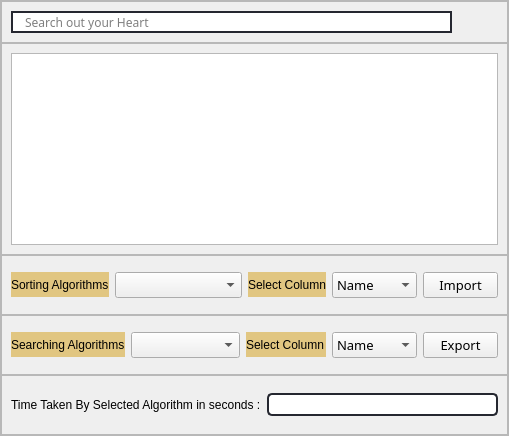
               <widget class="QFrame" name="frame_12">
                <property name="frameShape">
                 <enum>QFrame::StyledPanel</enum>
                </property>
                <property name="frameShadow">
                 <enum>QFrame::Raised</enum>
                </property>
                <layout class="QVBoxLayout" name="verticalLayout_11">
                 <property name="spacing">
                  <number>0</number>
                 </property>
                 <property name="leftMargin">
                  <number>0</number>
                 </property>
                 <property name="topMargin">
                  <number>0</number>
                 </property>
                 <property name="rightMargin">
                  <number>0</number>
                 </property>
                 <property name="bottomMargin">
                  <number>0</number>
                 </property>
                 <item>
                  <widget class="QFrame" name="frame_19">
                   <property name="maximumSize">
                    <size>
                     <width>16777215</width>
                     <height>50</height>
                    </size>
                   </property>
                   <property name="styleSheet">
                    <string notr="true">Qframe_19{
border-radius: 20px;

}</string>
                   </property>
                   <property name="frameShape">
                    <enum>QFrame::StyledPanel</enum>
                   </property>
                   <property name="frameShadow">
                    <enum>QFrame::Raised</enum>
                   </property>
                   <layout class="QHBoxLayout" name="horizontalLayout_8">
                    <item>
                     <widget class="QLineEdit" name="txtSearch">
                      <property name="minimumSize">
                       <size>
                        <width>160</width>
                        <height>20</height>
                       </size>
                      </property>
                      <property name="font">
                       <font>
                        <family>MS Reference Sans Serif</family>
                        <pointsize>9</pointsize>
                       </font>
                      </property>
                      <property name="styleSheet">
                       <string notr="true">QLineEdit{
border: 2px solid rgb(37, 39, 48);
border-radius: 15px;
padding-left: 10px;
padding-right: 10px;
}
QLineEdit:hover{
border: 2px solid rgb(48, 50, 62);
}
QLineEdit:focus{
border: 2px solid rgb(217, 145, 0);
}</string>
                      </property>
                      <property name="text">
                       <string/>
                      </property>
                      <property name="placeholderText">
                       <string>Search out your Heart </string>
                      </property>
                     </widget>
                    </item>
                    <item>
                     <widget class="QPushButton" name="btnSearch">
                      <property name="autoFillBackground">
                       <bool>false</bool>
                      </property>
                      <property name="styleSheet">
                       <string notr="true">QPushButton{
background-image:url(:/resource/graphics/P19.png)
}
QPushButton:hover{
border: 2px solid rgb(225, 198, 129);
}</string>
                      </property>
                      <property name="text">
                       <string/>
                      </property>
                      <property name="icon">
                       <iconset resource="project.qrc">
                        <normaloff>:/resource/graphics/P19.png</normaloff>:/resource/graphics/P19.png</iconset>
                      </property>
                      <property name="flat">
                       <bool>true</bool>
                      </property>
                     </widget>
                    </item>
                   </layout>
                  </widget>
                 </item>
                 <item>
                  <widget class="QFrame" name="frame_20">
                   <property name="maximumSize">
                    <size>
                     <width>16777215</width>
                     <height>1000</height>
                    </size>
                   </property>
                   <property name="frameShape">
                    <enum>QFrame::StyledPanel</enum>
                   </property>
                   <property name="frameShadow">
                    <enum>QFrame::Raised</enum>
                   </property>
                   <layout class="QVBoxLayout" name="verticalLayout_12">
                    <item>
                     <widget class="QTableWidget" name="table">
                      <property name="frameShape">
                       <enum>QFrame::StyledPanel</enum>
                      </property>
                      <property name="frameShadow">
                       <enum>QFrame::Sunken</enum>
                      </property>
                      <property name="midLineWidth">
                       <number>0</number>
                      </property>
                      <property name="rowCount">
                       <number>0</number>
                      </property>
                     </widget>
                    </item>
                   </layout>
                  </widget>
                 </item>
                 <item>
                  <widget class="QFrame" name="frame_23">
                   <property name="minimumSize">
                    <size>
                     <width>0</width>
                     <height>60</height>
                    </size>
                   </property>
                   <property name="frameShape">
                    <enum>QFrame::StyledPanel</enum>
                   </property>
                   <property name="frameShadow">
                    <enum>QFrame::Raised</enum>
                   </property>
                   <layout class="QHBoxLayout" name="horizontalLayout_5">
                    <item>
                     <widget class="QLabel" name="label_33">
                      <property name="maximumSize">
                       <size>
                        <width>110</width>
                        <height>25</height>
                       </size>
                      </property>
                      <property name="font">
                       <font>
                        <family>MS Shell Dlg 2</family>
                        <pointsize>9</pointsize>
                        <weight>50</weight>
                        <italic>false</italic>
                        <bold>false</bold>
                       </font>
                      </property>
                      <property name="styleSheet">
                       <string notr="true">font: 9pt &quot;MS Shell Dlg 2&quot;;
background-color: rgb(225, 198, 129);</string>
                      </property>
                      <property name="text">
                       <string>Sorting Algorithms</string>
                      </property>
                     </widget>
                    </item>
                    <item>
                     <widget class="QComboBox" name="comboBoxSorting">
                      <property name="font">
                       <font>
                        <family>MS Reference Sans Serif</family>
                        <pointsize>10</pointsize>
                       </font>
                      </property>
                      <property name="autoFillBackground">
                       <bool>false</bool>
                      </property>
                      <property name="styleSheet">
                       <string notr="true">QComboBox:focus{
border: 2px solid rgb(217, 145, 48);
font: 10pt &quot;MS Reference Sans Serif&quot;;
}
QComboBox:hover{
border: 2px solid rgb(217, 145, 48);
}
</string>
                      </property>
                      <property name="currentText">
                       <string/>
                      </property>
                      <property name="currentIndex">
                       <number>-1</number>
                      </property>
                      <property name="frame">
                       <bool>true</bool>
                      </property>
                      <item>
                       <property name="text">
                        <string>Insertion Sort</string>
                       </property>
                      </item>
                      <item>
                       <property name="text">
                        <string>Merge Sort</string>
                       </property>
                      </item>
                      <item>
                       <property name="text">
                        <string>Bubble Sort</string>
                       </property>
                      </item>
                      <item>
                       <property name="text">
                        <string>Selection Sort</string>
                       </property>
                      </item>
                      <item>
                       <property name="text">
                        <string>Quick Sort</string>
                       </property>
                      </item>
                      <item>
                       <property name="text">
                        <string>Heap Sort</string>
                       </property>
                      </item>
                      <item>
                       <property name="text">
                        <string>Tim Sort</string>
                       </property>
                      </item>
                      <item>
                       <property name="text">
                        <string>Shell Sort</string>
                       </property>
                      </item>
                      <item>
                       <property name="text">
                        <string>Cocktail Sort</string>
                       </property>
                      </item>
                      <item>
                       <property name="text">
                        <string>Counting Sort</string>
                       </property>
                      </item>
                      <item>
                       <property name="text">
                        <string>Bucket Sort</string>
                       </property>
                      </item>
                      <item>
                       <property name="text">
                        <string>Radix Sort</string>
                       </property>
                      </item>
                      <item>
                       <property name="text">
                        <string>Postman Sort</string>
                       </property>
                      </item>
                      <item>
                       <property name="text">
                        <string>PigeonHole Sort</string>
                       </property>
                      </item>
                     </widget>
                    </item>
                    <item>
                     <widget class="QLabel" name="label_35">
                      <property name="minimumSize">
                       <size>
                        <width>0</width>
                        <height>0</height>
                       </size>
                      </property>
                      <property name="maximumSize">
                       <size>
                        <width>85</width>
                        <height>25</height>
                       </size>
                      </property>
                      <property name="font">
                       <font>
                        <family>MS Shell Dlg 2</family>
                        <pointsize>9</pointsize>
                        <weight>50</weight>
                        <italic>false</italic>
                        <bold>false</bold>
                       </font>
                      </property>
                      <property name="styleSheet">
                       <string notr="true">font: 9pt &quot;MS Shell Dlg 2&quot;;
background-color: rgb(225, 198, 129);</string>
                      </property>
                      <property name="text">
                       <string>Select Column</string>
                      </property>
                     </widget>
                    </item>
                    <item>
                     <widget class="QComboBox" name="comboBoxSortingColumn">
                      <property name="font">
                       <font>
                        <family>MS Reference Sans Serif</family>
                        <pointsize>10</pointsize>
                       </font>
                      </property>
                      <property name="autoFillBackground">
                       <bool>false</bool>
                      </property>
                      <property name="styleSheet">
                       <string notr="true">QComboBox:focus{
border: 2px solid rgb(217, 145, 48);
font: 10pt &quot;MS Reference Sans Serif&quot;;
}
QComboBox:hover{
border: 2px solid rgb(217, 145, 48);
}</string>
                      </property>
                      <property name="currentText">
                       <string>Name</string>
                      </property>
                      <property name="currentIndex">
                       <number>0</number>
                      </property>
                      <property name="frame">
                       <bool>true</bool>
                      </property>
                      <item>
                       <property name="text">
                        <string>Name</string>
                       </property>
                      </item>
                      <item>
                       <property name="text">
                        <string>Width</string>
                       </property>
                      </item>
                      <item>
                       <property name="text">
                        <string>Height</string>
                       </property>
                      </item>
                      <item>
                       <property name="text">
                        <string>Depth</string>
                       </property>
                      </item>
                      <item>
                       <property name="text">
                        <string>Price</string>
                       </property>
                      </item>
                      <item>
                       <property name="text">
                        <string>Category</string>
                       </property>
                      </item>
                      <item>
                       <property name="text">
                        <string>Artist</string>
                       </property>
                      </item>
                      <item>
                       <property name="text">
                        <string>Country</string>
                       </property>
                      </item>
                     </widget>
                    </item>
                    <item>
                     <widget class="QPushButton" name="btnSort">
                      <property name="maximumSize">
                       <size>
                        <width>75</width>
                        <height>16777215</height>
                       </size>
                      </property>
                      <property name="font">
                       <font>
                        <family>MS Reference Sans Serif</family>
                        <pointsize>10</pointsize>
                       </font>
                      </property>
                      <property name="styleSheet">
                       <string notr="true">QPushButton:hover{
border: 2px solid rgb(225, 198,129);
}</string>
                      </property>
                      <property name="text">
                       <string>Import</string>
                      </property>
                      <property name="autoDefault">
                       <bool>true</bool>
                      </property>
                      <property name="default">
                       <bool>false</bool>
                      </property>
                      <property name="flat">
                       <bool>false</bool>
                      </property>
                     </widget>
                    </item>
                   </layout>
                  </widget>
                 </item>
                 <item>
                  <widget class="QFrame" name="frame_21">
                   <property name="minimumSize">
                    <size>
                     <width>0</width>
                     <height>60</height>
                    </size>
                   </property>
                   <property name="maximumSize">
                    <size>
                     <width>16777215</width>
                     <height>100</height>
                    </size>
                   </property>
                   <property name="frameShape">
                    <enum>QFrame::StyledPanel</enum>
                   </property>
                   <property name="frameShadow">
                    <enum>QFrame::Raised</enum>
                   </property>
                   <layout class="QHBoxLayout" name="horizontalLayout_7">
                    <item>
                     <widget class="QLabel" name="label_34">
                      <property name="minimumSize">
                       <size>
                        <width>0</width>
                        <height>0</height>
                       </size>
                      </property>
                      <property name="maximumSize">
                       <size>
                        <width>120</width>
                        <height>25</height>
                       </size>
                      </property>
                      <property name="font">
                       <font>
                        <family>MS Shell Dlg 2</family>
                        <pointsize>9</pointsize>
                        <weight>50</weight>
                        <italic>false</italic>
                        <bold>false</bold>
                       </font>
                      </property>
                      <property name="styleSheet">
                       <string notr="true">font: 9pt &quot;MS Shell Dlg 2&quot;;
background-color: rgb(225, 198, 129);</string>
                      </property>
                      <property name="text">
                       <string>Searching Algorithms</string>
                      </property>
                     </widget>
                    </item>
                    <item>
                     <widget class="QComboBox" name="comboBoxSearching">
                      <property name="font">
                       <font>
                        <family>MS Reference Sans Serif</family>
                        <pointsize>10</pointsize>
                       </font>
                      </property>
                      <property name="accessibleName">
                       <string/>
                      </property>
                      <property name="accessibleDescription">
                       <string/>
                      </property>
                      <property name="autoFillBackground">
                       <bool>false</bool>
                      </property>
                      <property name="styleSheet">
                       <string notr="true">QComboBox:focus{
border: 2px solid rgb(217, 145, 48);
font: 10pt &quot;MS Reference Sans Serif&quot;;
}
QComboBox:hover{
border: 2px solid rgb(217, 145, 48);
}

</string>
                      </property>
                      <property name="currentText">
                       <string/>
                      </property>
                      <property name="currentIndex">
                       <number>-1</number>
                      </property>
                      <property name="frame">
                       <bool>true</bool>
                      </property>
                      <item>
                       <property name="text">
                        <string>Linear Search</string>
                       </property>
                      </item>
                      <item>
                       <property name="text">
                        <string>Binary Search</string>
                       </property>
                      </item>
                      <item>
                       <property name="text">
                        <string>Jump Search</string>
                       </property>
                      </item>
                     </widget>
                    </item>
                    <item>
                     <widget class="QLabel" name="label_36">
                      <property name="maximumSize">
                       <size>
                        <width>85</width>
                        <height>25</height>
                       </size>
                      </property>
                      <property name="font">
                       <font>
                        <family>MS Shell Dlg 2</family>
                        <pointsize>9</pointsize>
                        <weight>50</weight>
                        <italic>false</italic>
                        <bold>false</bold>
                       </font>
                      </property>
                      <property name="styleSheet">
                       <string notr="true">font: 9pt &quot;MS Shell Dlg 2&quot;;
background-color: rgb(225, 198, 129);</string>
                      </property>
                      <property name="text">
                       <string>Select Column</string>
                      </property>
                     </widget>
                    </item>
                    <item>
                     <widget class="QComboBox" name="comboBoxSearchingColumn">
                      <property name="font">
                       <font>
                        <family>MS Reference Sans Serif</family>
                        <pointsize>10</pointsize>
                       </font>
                      </property>
                      <property name="autoFillBackground">
                       <bool>false</bool>
                      </property>
                      <property name="styleSheet">
                       <string notr="true">QComboBox:focus{
border: 2px solid rgb(217, 145, 48);
font: 10pt &quot;MS Reference Sans Serif&quot;;
}
QComboBox:hover{
border: 2px solid rgb(217, 145, 48);
}</string>
                      </property>
                      <property name="currentText">
                       <string>Name</string>
                      </property>
                      <property name="currentIndex">
                       <number>0</number>
                      </property>
                      <property name="frame">
                       <bool>true</bool>
                      </property>
                      <item>
                       <property name="text">
                        <string>Name</string>
                       </property>
                      </item>
                      <item>
                       <property name="text">
                        <string>Width</string>
                       </property>
                      </item>
                      <item>
                       <property name="text">
                        <string>Height</string>
                       </property>
                      </item>
                      <item>
                       <property name="text">
                        <string>Depth</string>
                       </property>
                      </item>
                      <item>
                       <property name="text">
                        <string>Price</string>
                       </property>
                      </item>
                      <item>
                       <property name="text">
                        <string>Category</string>
                       </property>
                      </item>
                      <item>
                       <property name="text">
                        <string>Artist</string>
                       </property>
                      </item>
                      <item>
                       <property name="text">
                        <string>Country</string>
                       </property>
                      </item>
                     </widget>
                    </item>
                    <item>
                     <widget class="QPushButton" name="btnSearch_2">
                      <property name="maximumSize">
                       <size>
                        <width>75</width>
                        <height>16777215</height>
                       </size>
                      </property>
                      <property name="font">
                       <font>
                        <family>MS Reference Sans Serif</family>
                        <pointsize>10</pointsize>
                       </font>
                      </property>
                      <property name="styleSheet">
                       <string notr="true">QPushButton:hover{
border: 2px solid rgb(225, 198,129);
}</string>
                      </property>
                      <property name="text">
                       <string>Export</string>
                      </property>
                      <property name="autoDefault">
                       <bool>true</bool>
                      </property>
                      <property name="default">
                       <bool>false</bool>
                      </property>
                      <property name="flat">
                       <bool>false</bool>
                      </property>
                     </widget>
                    </item>
                   </layout>
                  </widget>
                 </item>
                 <item>
                  <widget class="QFrame" name="frame_22">
                   <property name="minimumSize">
                    <size>
                     <width>0</width>
                     <height>60</height>
                    </size>
                   </property>
                   <property name="maximumSize">
                    <size>
                     <width>16777215</width>
                     <height>16777215</height>
                    </size>
                   </property>
                   <property name="frameShape">
                    <enum>QFrame::StyledPanel</enum>
                   </property>
                   <property name="frameShadow">
                    <enum>QFrame::Raised</enum>
                   </property>
                   <layout class="QHBoxLayout" name="horizontalLayout_6">
                    <item>
                     <widget class="QLabel" name="label_31">
                      <property name="minimumSize">
                       <size>
                        <width>0</width>
                        <height>0</height>
                       </size>
                      </property>
                      <property name="font">
                       <font>
                        <family>MS Shell Dlg 2</family>
                        <pointsize>9</pointsize>
                        <weight>50</weight>
                        <italic>false</italic>
                        <bold>false</bold>
                       </font>
                      </property>
                      <property name="styleSheet">
                       <string notr="true">font: 9pt &quot;MS Shell Dlg 2&quot;;</string>
                      </property>
                      <property name="text">
                       <string>Time Taken By Selected Algorithm in seconds :</string>
                      </property>
                     </widget>
                    </item>
                    <item>
                     <widget class="QLineEdit" name="txtTime">
                      <property name="minimumSize">
                       <size>
                        <width>160</width>
                        <height>20</height>
                       </size>
                      </property>
                      <property name="font">
                       <font>
                        <family>MS Reference Sans Serif</family>
                        <pointsize>9</pointsize>
                       </font>
                      </property>
                      <property name="styleSheet">
                       <string notr="true">QLineEdit{
border: 2px solid rgb(37, 39, 48);
border-radius: 5px;
padding-left: 10px;
padding-right: 10px;
}
QLineEdit:hover{
border: 2px solid rgb(48, 50, 62);
}
QLineEdit:focus{
border: 2px solid rgb(217, 145, 0);
}</string>
                      </property>
                      <property name="readOnly">
                       <bool>true</bool>
                      </property>
                      <property name="placeholderText">
                       <string/>
                      </property>
                     </widget>
                    </item>
                   </layout>
                  </widget>
                 </item>
                </layout>
               </widget>
